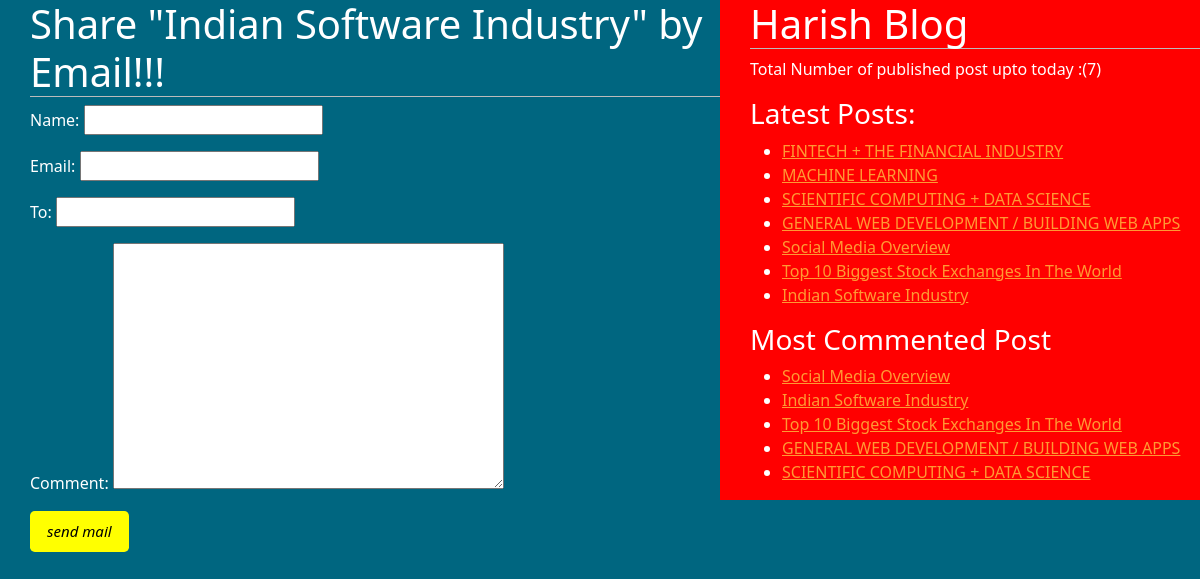
The app's page /2/share/ with its own data.
### blogapp/models.py (models this page shows, shortened)
class Post(models.Model):
    STATUS_CHOICES = (('draft','Draft'),('published','Published'))
    title = models.CharField(max_length = 250)
    slug = models.SlugField(max_length = 250,unique_for_date = 'publish')
    author = models.ForeignKey(User,related_name ='blog_posts',on_delete =models.CASCADE)
    body = models.TextField()
    publish = models.DateTimeField(default = timezone.now)
    created = models.DateTimeField(auto_now_add = True)
    updated = models.DateTimeField(auto_now = True)
    status = models.CharField(max_length = 10,choices = STATUS_CHOICES,default='draft')
    objects = CustomManager()
    tags = TaggableManager()
    class Meta:
        ordering = ('-publish',)
    def get_absolute_url(self):
        return reverse('post_detail',args=[self.publish.strftime('%d'),self.publish.strftime('%m'),self.publish.year,self.slug])

### blogapp/views.py (the view)
# urls.py: path('<int:id>/share/',views.mail_send_view),
def mail_send_view(request,id):
    post=get_object_or_404(Post,id=id,status='published')
    sent = False
    if request.method =='POST':
        form = EmailSendForm(request.POST)
        if form.is_valid():
            cd=form.cleaned_data
            post_url=request.build_absolute_uri(post.get_absolute_url())
            subject = '{}({}) recommend you to read "{}"'.format(cd['name'],cd['email'],post.title)
            message='Read Post At: \n {}\n\n{}\ Comments:\n{}'.format(post_url,cd ['name'],cd['comment'])
            email_form = settings.EMAIL_HOST_USER
            send_mail(subject,message,email_form,[cd['to']],fail_silently = False)
            sent = True
    else:
        form =EmailSendForm()
    return render(request,'testapp/sharebyemail.html',{'form':form,'post':post,'sent':sent})

### blogapp/forms.py
class EmailSendForm(forms.Form):
    name = forms.CharField()
    email = forms.EmailField()
    to = forms.EmailField()
    comment = forms.CharField(required = False,widget = forms.Textarea)

### blogapp/models.py (called while the page is built)
    def get_queryset(self):
        return super().get_queryset().filter(status='published')

### blogapp/templatetags/blog_tags.py (called while the page is built)
@register.simple_tag(name= 'my_tag')
def total_posts():
    return Post.objects.count()

@register.inclusion_tag('testapp/latest_post123.html')
def show_latest_post(count=3): #default count value is 3
    latest_post = Post.objects.order_by('-publish')[:count]
    return {'latest_post':latest_post}

@register.simple_tag
def get_most_commented_posts(count=5):
    return Post.objects.annotate(total_comments=Count('comments')).order_by('-total_comments')[:count]

### templates/testapp/sharebyemail.html (shortened to what this page needs)
<!DOCTYPE html>
{%extends 'testapp/base.html'%}
  {%block content%}
  {%if sent%}
    <h1>Mail successfully sent..</h1>
    <h1>post with :{{post.title}} information shared by email</h1>
  {%else%}
    <h1>Share "{{post.title}}" by Email!!!</h1>
    <form  method="POST">
      {{form.as_p}}
      <input type="submit" class='btn btn-lg btn- danger' value="send mail">
    </form>
 {%endif%}
 {%endblock%}

### templates/testapp/base.html (shortened to what this page needs)
<!DOCTYPE html>
{%load blog_tags%}
{%load static%}
<html lang="en" dir="ltr">
  <head>
    <link href="https://cdn.jsdelivr.net/npm/bootstrap@5.0.0-beta3/dist/css/bootstrap.min.css" rel="stylesheet"
>
    <link rel="stylesheet" href="{% static "css/blog1.css" %}">
  </head>
  <body>
    <div class="content">
      {%block content%}{%endblock%}
   </div>
    <div class="sidebar">
        <h1>Harish Blog</h1>
        <p>Total Number of published post upto today :({%my_tag%})</p>
        <h3>Latest Posts:</h3>{%show_latest_post 100%}
        <h3>Most Commented Post</h3>
        {% get_most_commented_posts as most_commented_posts%}
        <ul>
          {%for post in most_commented_posts%}
          <li><a href="{{post.get_absolute_url}}"> {{post.title}}</a></li>
          {%endfor%}
        </ul>
      </div>
  </body>
</html>

### templates/testapp/latest_post123.html
<ul>
  {%for post in latest_post%}
  <li><a href="{{post.get_absolute_url}}"> {{post.title}}</a></li>
  {%endfor%}
</ul>

### static/css/blog1.css (style rules this page uses)
.content { float:left; width:60%; padding:0 0 0 30px; background: #006680; height: 100%; }
.sidebar { float:right; width:40%; padding:0 0 0 30px; background: #ff0000; height: 100%; }
h1 { border-bottom: 1px solid #bbb; padding-bottom: : 20px; }
body { background: #006680; color:white; }
a { color:#ff9933; }
.btn { font-style: italic; background-color: yellow; color: black; text-align: center; font-size: 15px; }

### records on screen
Post: title "FINTECH + THE FINANCIAL INDUSTRY"
Post: title "MACHINE LEARNING"
Post: title "SCIENTIFIC COMPUTING + DATA SCIENCE"
Post: title "GENERAL WEB DEVELOPMENT / BUILDING WEB APPS"
Post: title "Social Media Overview"
Post: title "Top 10 Biggest Stock Exchanges In The World"
Post: title "Indian Software Industry"
